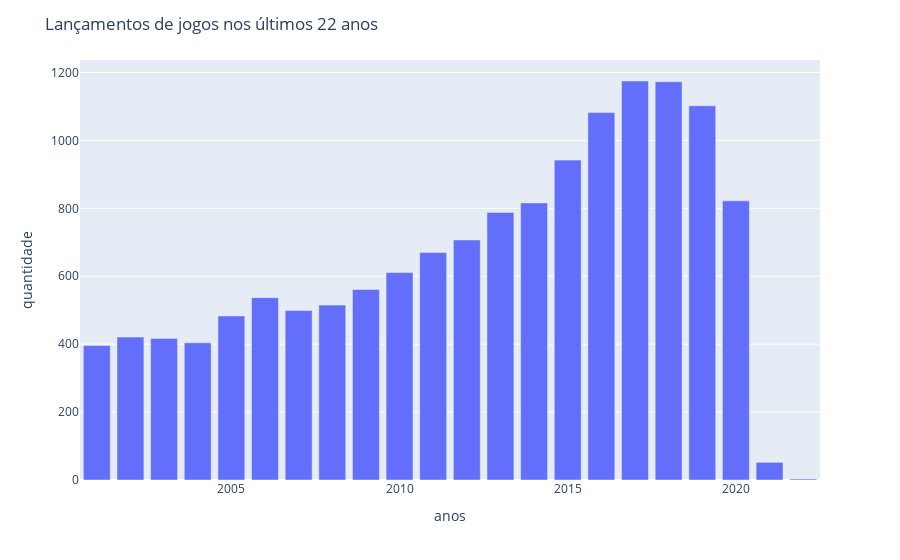

Notebook code for this chart:
### Markdown cell above
ANÁLISES BÁSICAS SOBRE OS JOGOS:

### Code cell
lancado = df[['yearpublished']]
lancado = lancado.value_counts()
lancado = lancado.sort_index(ascending=False)
lancado = lancado.iloc[0:22]
ano = list(range(2022,2000,-1))

fig=px.bar(x=ano, y=lancado)
fig.update_layout(
    title='Lançamentos de jogos nos últimos 22 anos',
    xaxis=dict(title='anos'),
    yaxis=dict(title='quantidade'))
fig.show()

### Figure 1 — Plotly figure (JSON) as saved in the notebook; plotly's stock layout.template omitted (floating-point values rounded to 4 significant figures)
{"data": [{"alignmentgroup": "True", "hovertemplate": "x=%{x}<br>y=%{y}<extra></extra>", "legendgroup": "", "marker": {"color": "#636efa", "pattern": {"shape": ""}}, "name": "", "offsetgroup": "", "orientation": "v", "showlegend": false, "textposition": "auto", "type": "bar", "x": [2022, 2021, 2020, 2019, 2018, 2017, 2016, 2015, 2014, 2013, 2012, 2011, 2010, 2009, 2008, 2007, 2006, 2005, 2004, 2003, 2002, 2001], "xaxis": "x", "y": [3, 52, 822, 1102, 1173, 1175, 1082, 942, 816, 788, 707, 670, 611, 561, 515, 499, 537, 483, 404, 417, 421, 396], "yaxis": "y"}], "layout": {"barmode": "relative", "legend": {"tracegroupgap": 0}, "margin": {"t": 60}, "title": {"text": "Lançamentos de jogos nos últimos 22 anos"}, "xaxis": {"anchor": "y", "domain": [0, 1], "title": {"text": "anos"}}, "yaxis": {"anchor": "x", "domain": [0, 1], "title": {"text": "quantidade"}}}}
